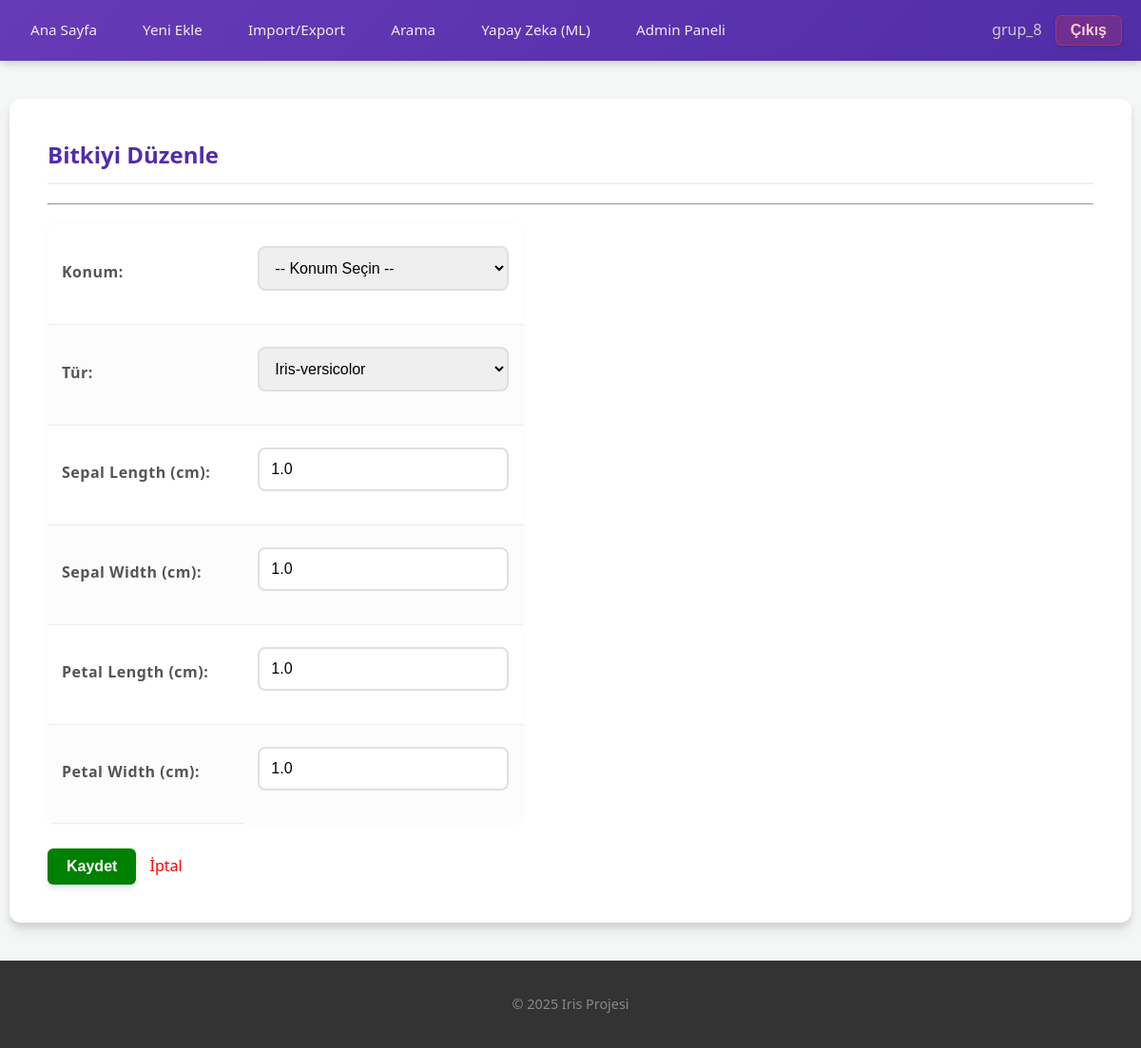
Page /update/6/ (signed in) on the earlier database version.
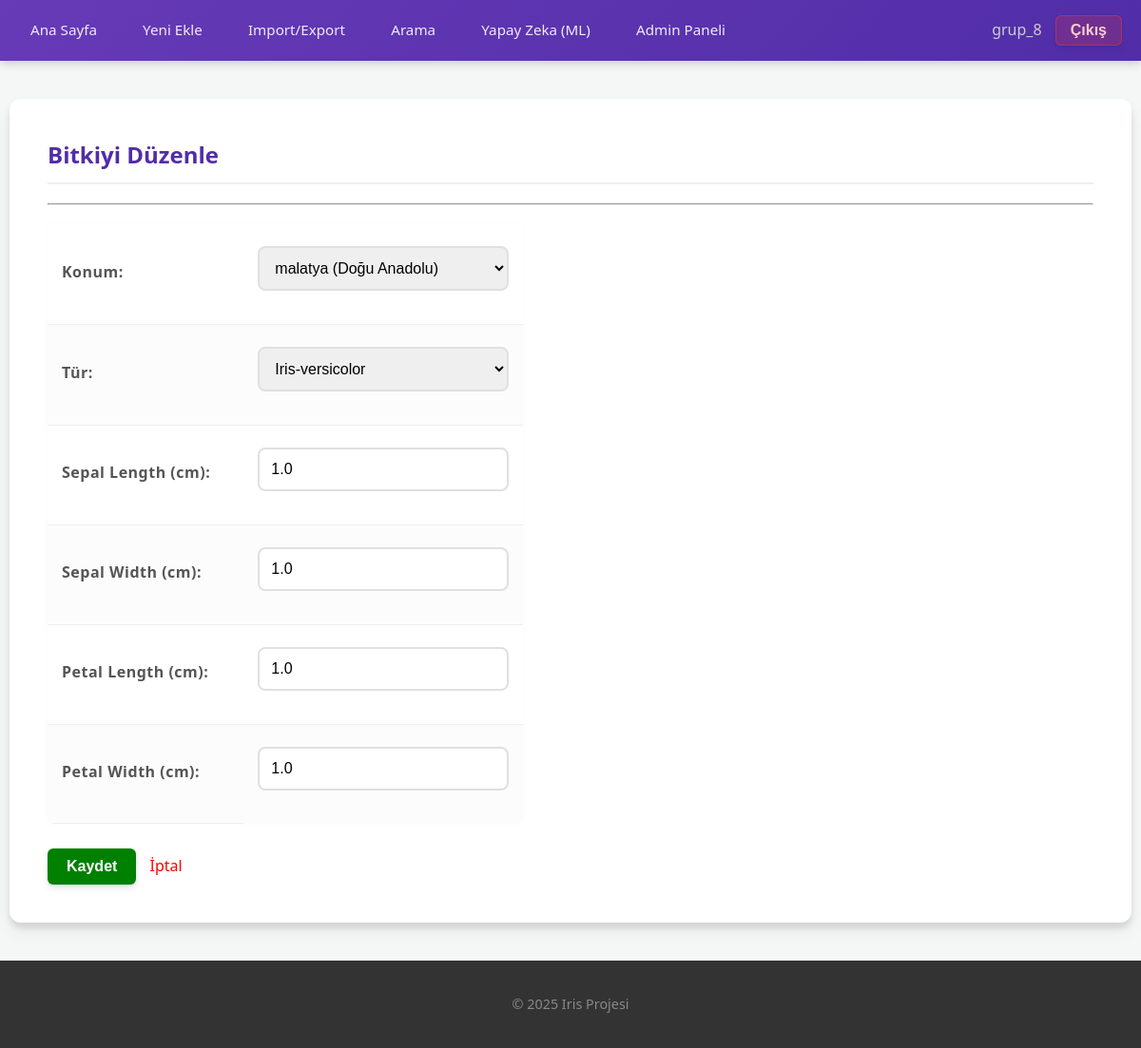
Same page on the later database version.
### iris_app/models.py (models this page shows, shortened)
class IrisPlant(models.Model):
    location = models.ForeignKey(Location, on_delete=models.SET_NULL, related_name='plants', verbose_name="Konum",
                                 null=True, blank=True)
    sepal_length = models.FloatField(verbose_name="Sepal Length (cm)")
    sepal_width = models.FloatField(verbose_name="Sepal Width (cm)")
    petal_length = models.FloatField(verbose_name="Petal Length (cm)")
    petal_width = models.FloatField(verbose_name="Petal Width (cm)")
    species = models.CharField(max_length=50, verbose_name="Tür")
    created_at = models.DateTimeField(auto_now_add=True)

### iris_app/decorators.py (the view)
    def _wrapped_view(request, *args, **kwargs):
        if not request.user.is_authenticated:
            return redirect('login')
        is_writer = request.user.groups.filter(name='Writer').exists()
        if is_writer or request.user.is_superuser:
            return view_func(request, *args, **kwargs)
        else:
            return HttpResponseForbidden("Bu işlem için yetkiniz yok (Sadece Yazarlar).")

### iris_app/forms.py
class IrisPlantForm(forms.ModelForm):
    SPECIES_CHOICES = [
        ('Iris-setosa', 'Iris-setosa'),
        ('Iris-versicolor', 'Iris-versicolor'),
        ('Iris-virginica', 'Iris-virginica'),
    ]
    species = forms.ChoiceField(
        choices=SPECIES_CHOICES,
        widget=forms.Select(attrs={'class': 'form-control'}),
        label="Tür"
    )
    class Meta:
        model = IrisPlant
        fields = ['location', 'species', 'sepal_length', 'sepal_width', 'petal_length', 'petal_width']
        widgets = {
            'location': forms.Select(attrs={'class': 'form-control'}),
            'sepal_length': forms.NumberInput(attrs={'class': 'form-control', 'step': '0.1'}),
            'sepal_width': forms.NumberInput(attrs={'class': 'form-control', 'step': '0.1'}),
            'petal_length': forms.NumberInput(attrs={'class': 'form-control', 'step': '0.1'}),
            'petal_width': forms.NumberInput(attrs={'class': 'form-control', 'step': '0.1'}),
        }
    def __init__(self, *args, **kwargs):
        super().__init__(*args, **kwargs)
        self.fields['location'].required = True
        self.fields['location'].empty_label = "-- Konum Seçin --"

### templates/plant_form.html
{% extends 'base.html' %}
{% block content %}
    <h2>{{ title }}</h2>
    <hr>
    <div style="max-width: 500px;">
        <form method="post">
            {% csrf_token %} <table style="width: 100%;">
                {{ form.as_table }}
            </table>
            <br>
            <button type="submit" style="background: green; color: white; padding: 10px 20px; border: none; cursor: pointer;">
                Kaydet
            </button>
            <a href="{% url 'plant_list' %}" style="margin-left: 10px; text-decoration: none; color: red;">İptal</a>
        </form>
    </div>
{% endblock %}

Differences in the rows shown:
changed IrisPlant "Iris-versicolor": location "-- Konum Seçin --" → "malatya (Doğu Anadolu)"
